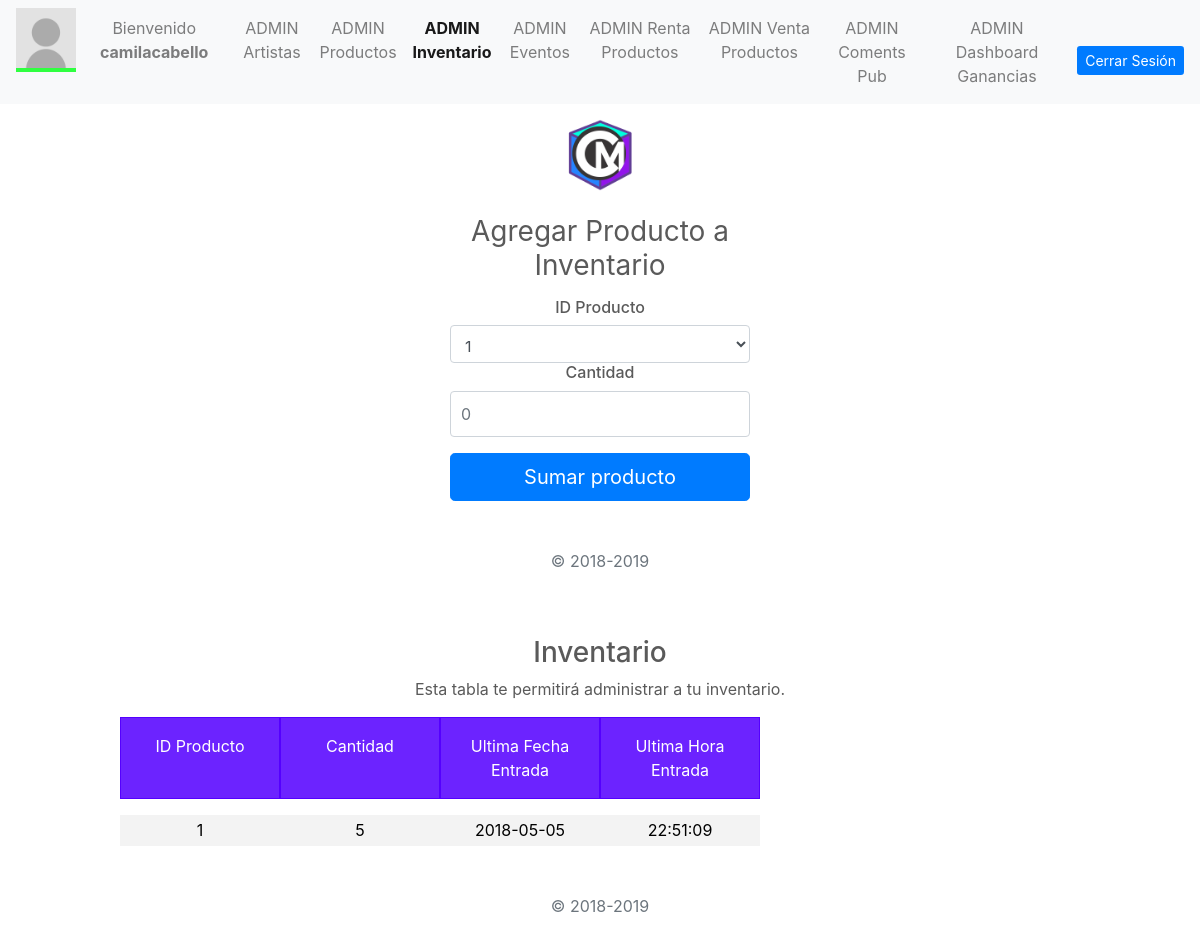
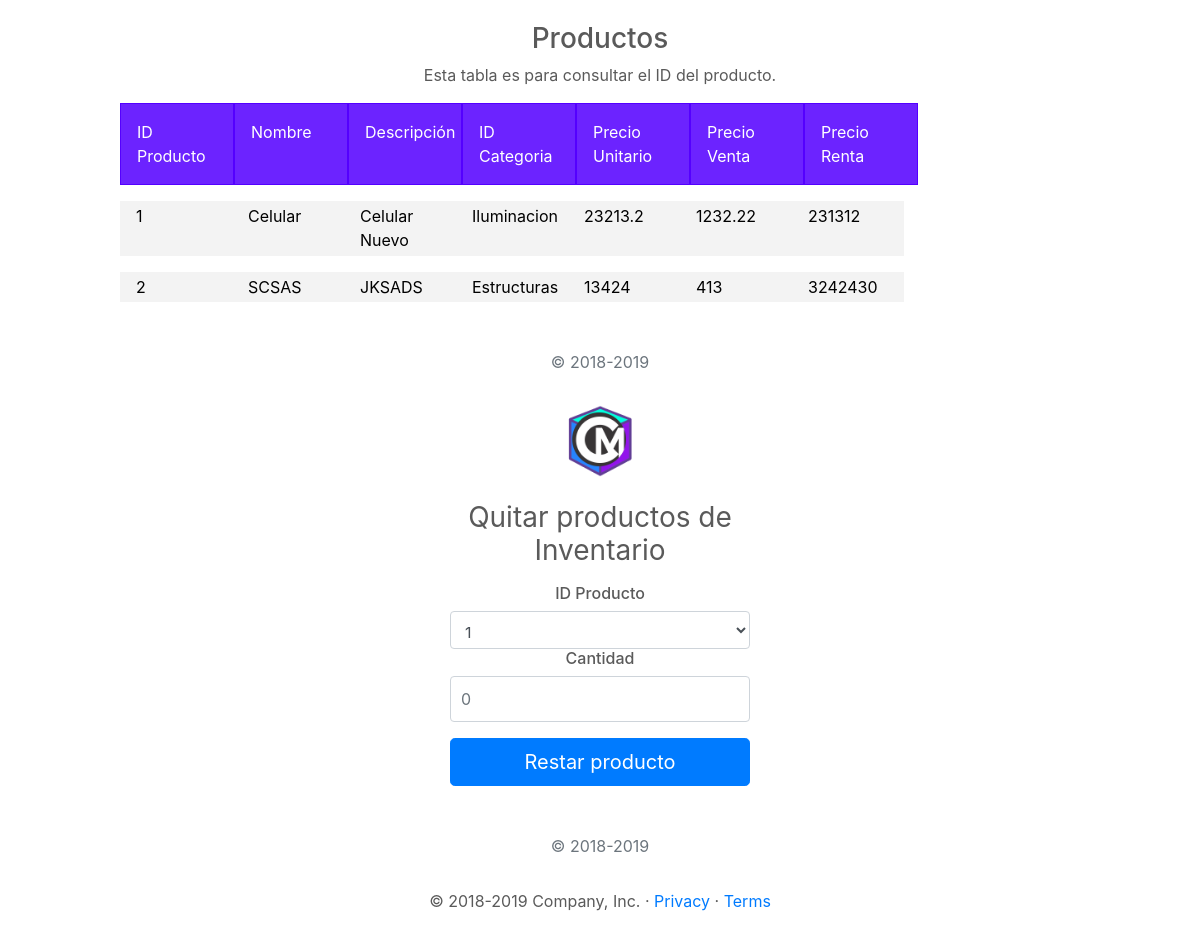
The page /UserAdmin/AdminInvent.php (signed in) on the database its author committed (2 pictures, top to bottom).
### tables this page shows
CREATE TABLE `inventario` (
  `idProducto` int(11) NOT NULL,
  `cantidadExistencia` int(11) NOT NULL,
  `fechaEntrada` date NOT NULL,
  `horaEntrada` time NOT NULL
);

CREATE TABLE `producto` (
  `idProducto` int(11) NOT NULL,
  `nombre` varchar(100) NOT NULL,
  `descripcion` varchar(200) NOT NULL,
  `categoria` varchar(30) NOT NULL,
  `precioUnitario` float NOT NULL,
  `precioVenta` float NOT NULL,
  `precioRenta` float NOT NULL
);

### PHP/DBConexion.php (called while the page is built, shortened)
<?php
class User
{
    private $db;
    public function __construct($host, $port, $dbname, $dbuser, $password) {
        $dsn = "mysql:host=$host; dbname=$dbname;";
        try{
            $this->db = new PDO($dsn, $dbuser, $password);
            $this->db->setAttribute(PDO::ATTR_ERRMODE,PDO::ERRMODE_EXCEPTION);
        }
        catch(PDOException $ex)
        {
            echo 'Error en conexión con la conecion a la BD' . $ex.getMessage();
            die();
        }
    }
    public function consultProduct(){
        try {
            $sql = "SELECT * FROM `producto`";
            $products = $this->db->prepare($sql);
            $products->execute();
            $table = $products;
            return $table;
        }
        catch (PDOException $ex) {
            echo "Error al obtener la tabla de productos." . $ex->getMessage();
        }
    }
    public function consultInvent(){
        try {
            $sql = "SELECT * FROM `inventario`";
            $invents = $this->db->prepare($sql);
            $invents->execute();
            $table = $invents;
            return $table;
        }
        catch (PDOException $ex) {
            echo "Error al obtener la tabla de inventario." . $ex->getMessage();
        }
    }
}

### PHP/ConsultInvent.php (called while the page is built)
<?php
include 'DBconexion.php';
$consult = new User("localhost", "", "dbcirculomusical", "root", "");
$consultP = $consult->consultProduct();
$consultIDP =$consult->consultProduct();
$consultIDPR =$consult->consultProduct();
$consultI = $consult->consultInvent();
?>

### UserAdmin/AdminInvent.php (the view, shortened to what this page needs)
<?php
    include '../PHP/ConsultInvent.php';
?>
  <!doctype html>
  <html lang="en">
  <head>
    <link href="../bootstrap/dist/css/bootstrap.min.css" rel="stylesheet">
    <link href="adminStyle.css" rel="stylesheet">
    <link href="grid.css" rel="stylesheet">
  </head>
  <body class="text-center">
    <nav class="navbar navbar-expand-md navbar-light bg-light">
      <div class="collapse navbar-collapse" id="navbarCollapse">
        <ul class="navbar-nav mr-auto">
          <li>
            <img src="../resources/userImage.jpg">
          </li>
          <li class="nav-item">
            <p class="nav-link nameUser">
              <?php
                      echo "Bienvenido ". "<b>{$_SESSION['loginuser']}</b>";
                  ?>
            </p>
          </li>
          <li class="nav-item ">
            <a class="nav-link" href="../UserAdmin/AdminArtist.php">ADMIN Artistas</a>
          </li>
          <li class="nav-item">
            <a class="nav-link" href="../UserAdmin/AdminProducts.php">ADMIN Productos</a>
          </li>
          <li class="nav-item active font-weight-bold">
            <a class="nav-link" href="../UserAdmin/AdminInvent.php">ADMIN Inventario</a>
          </li>
          <li class="nav-item ">
            <a class="nav-link" href="../UserAdmin/AdminEvents.php">ADMIN Eventos</a>
          </li>
          <li class="nav-item ">
            <a class="nav-link" href="../UserAdmin/AdminRenta.php">ADMIN Renta Productos</a>
          </li>
          <li class="nav-item ">
            <a class="nav-link" href="../UserAdmin/AdminVenta.php">ADMIN Venta Productos</a>
          </li>
          <li class="nav-item ">
            <a class="nav-link" href="../UserAdmin/AdminComents.php">ADMIN Coments Pub</a>
          </li>
          <li class="nav-item ">
            <a class="nav-link" href="../UserAdmin/AdminDashboard.php">ADMIN Dashboard Ganancias</a>
          </li>
        </ul>
        <a class="btn btn-sm  btn-primary btnLogin" href="../PHP/DBCloseConexion.php">Cerrar Sesión</a>
      </div>
    </nav>
    <form class="form-signin" action="../PHP/InsertInvent.php" method="POST">
      <a href="../Cover/Cover.html">
        <img class="mb-4" src="../resources/iconCM.png" alt="" width="72" height="72">
      </a>
      <h1 class="h3 mb-3 font-weight-normal">Agregar Producto a Inventario</h1>
      <h6>ID Producto</h6>
      <select name="idProdInv" class="form-control" required autofocus>
        <?php
        while($d = $consultIDP->fetch(PDO::FETCH_ASSOC))
        {
          echo'<option value='.$d['idProducto'].'>'.$d['idProducto'] .' </option>';
        }
      ?>
      </select>
      <h6>Cantidad</h6>
      <input type="number" placeholder="0" min="0" id="cantInv" name="cantProdInv" class="form-control" required>
      <button class="btn btn-lg btn-primary btn-block" type="submit">Sumar producto</button>
      <p class="mt-5 mb-3 text-muted">&copy; 2018-2019</p>
    </form>
    <div class="table-consult">
      <h3>Inventario</h3>
      <p>Esta tabla te permitirá administrar a tu inventario.</p>
      <div class="row">
        <div class="col-md-2 headerTableA">ID Producto</div>
        <div class="col-md-2 headerTableA">Cantidad</div>
        <div class="col-md-2 headerTableA">Ultima Fecha Entrada</div>
        <div class="col-md-2 headerTableA">Ultima Hora Entrada</div>
      </div>
      <?php
        while($i = $consultI->fetch(PDO::FETCH_ASSOC))
        {
          echo '<div class="row"> <div class="col-md-2">'.$i['idProducto'].'</div> <div class="col-md-2">'.$i['cantidadExistencia'].'</div> <div class="col-md-2">'.$i['fechaEntrada'].'</div> <div class="col-md-2">'.$i['horaEntrada'].'</div> </div>';
        }
      ?>
        <p class="mt-5 mb-3 text-muted">&copy; 2018-2019</p>
    </div>
    <div class="table-consult">
      <h3>Productos</h3>
      <p>Esta tabla es para consultar el ID del producto.</p>
      <div class="row">
        <div class="col-1 headerTableA">ID Producto</div>
        <div class="col-1 headerTableA">Nombre</div>
        <div class="col-1 headerTableA">Descripción</div>
        <div class="col-1 headerTableA">ID Categoria</div>
        <div class="col-1 headerTableA">Precio Unitario</div>
        <div class="col-1 headerTableA">Precio Venta</div>
        <div class="col-1 headerTableA">Precio Renta</div>
      </div>
      <?php
        while($p = $consultP->fetch(PDO::FETCH_ASSOC))
        {
          echo '<div class="row"> <div class="col-1">'.$p['idProducto'].'</div> <div class="col-1">'.$p['nombre'].'</div> <div class="col-1">'.$p['descripcion'].'</div> <div class="col-1">'.$p['categoria'].'</div> <div class="col-1">'.$p['precioUnitario'].'</div> <div class="col-1">'.$p['precioVenta'].'</div> <div class="col-1">'.$p['precioRenta'].'</div> </div>';
        }
      ?>
        <p class="mt-5 mb-3 text-muted">&copy; 2018-2019</p>
    </div>
    <form class="form-signin" action="../PHP/UpdateInvent.php" method="POST">
      <a href="../Cover/Cover.html">
        <img class="mb-4" src="../resources/iconCM.png" alt="" width="72" height="72">
      </a>
      <h1 class="h3 mb-3 font-weight-normal">Quitar productos de Inventario </h1>
      <h6>ID Producto</h6>
      <select name="idProdRest" class="form-control" required autofocus>
        <?php
        while($pr = $consultIDPR->fetch(PDO::FETCH_ASSOC))
        {
          echo'<option value='.$pr['idProducto'].'>'.$pr['idProducto'] .' </option>';
        }
      ?>
      </select>
      <h6>Cantidad</h6>
      <input type="number" placeholder="0" min="0" id="cantProdRest" name="cantProdRest" class="form-control" required>
      <button class="btn btn-lg btn-primary btn-block" type="submit">Restar producto</button>
      <p class="mt-5 mb-3 text-muted">&copy; 2018-2019</p>
    </form>
    <main role="main">
      <footer class="container">
        <p>&copy; 2018-2019 Company, Inc. &middot;
          <a href="#">Privacy</a> &middot;
          <a href="#">Terms</a>
        </p>
      </footer>
    </main>
  </body>
  </html>

### UserAdmin/adminStyle.css (style rules this page uses)
.navbar img { height: 4rem; border-bottom: 0.3rem solid rgb(47, 255, 64); }
body { color: #5a5a5a; }
.nameUser { margin: 0 1rem; }
.btn { margin-top: 1rem; }
.btnSignup, .btnLogin { border: none; margin-left: 0.5rem; }
.form-signin { width: 100%; max-width: 330px; padding: 15px; margin: auto; }
.form-signin .form-control { position: relative; box-sizing: border-box; height: auto; padding: 10px; font-size: 16px; }

### UserAdmin/grid.css (style rules this page uses)
.table-consult { width: 100%; }
h3 { margin-top: 2rem; }
.row { width: 80%; margin: 0 auto; margin-bottom: 1rem; }
.col-1 { padding-left: 1rem; padding-right: 6rem; text-align: center; }
[class*="col-"] { color:white; padding-top: 0.2rem; padding-bottom: 0.2rem; background-color: rgba(230, 230, 230, 0.479); border: rgba(230, 230, 230, 0.479); color: black; }
.headerTableA { background-color: rgba(85, 0, 255, 0.863); border: 1px solid #5400FF; color:white; padding-top: 1rem; padding-bottom: 1rem; }

### rows shown on the page
inventario: idProducto "1", cantidadExistencia "5", fechaEntrada "2018-05-05", horaEntrada "22:51:09"
producto: idProducto "1", nombre "Celular", descripcion "Celular Nuevo", categoria "Iluminacion", precioUnitario "23213.2", precioVenta "1232.22", precioRenta "231312"
producto: idProducto "2", nombre "SCSAS", descripcion "JKSADS", categoria "Estructuras", precioUnitario "13424", precioVenta "413", precioRenta "3242430"

### other values the page prints
$_SESSION['loginuser'] "camilacabello"
form field idProdInv "1"
form field idProdRest "1"
